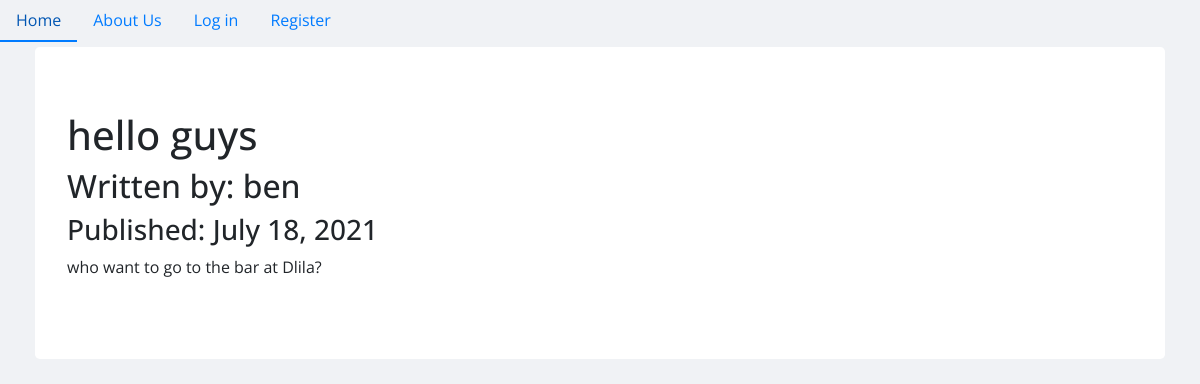
/7, run on the app's committed database.
### myblog/models.py (models this page shows, shortened)
class BlogPost(db.Model, UserMixin):
    users = db.relationship(User)
    id = db.Column(db.Integer, primary_key=True)
    user_id = db.Column(db.Integer, db.ForeignKey('users.id'), nullable=False)
    date = db.Column(db.DateTime, nullable=False, default=datetime.utcnow)
    title = db.Column(db.String(140), nullable=True)
    text = db.Column(db.Text, nullable=True)

class User(db.Model, UserMixin):
    __tablename__ = 'users'
    id = db.Column(db.Integer, primary_key=True)
    profile_image = db.Column(db.String(64), nullable=False, default='default_profile.JPG')
    email = db.Column(db.String(64), unique=True, index=True)
    username = db.Column(db.String(64), unique=True, index=True)
    password_hash = db.Column(db.String(128))
    posts = db.relationship('BlogPost', backref='author', lazy=True)

### myblog/users/views.py (the view)
@users.route("/<username>")
def user_posts(username):
    page = request.args.get('page', 1, type=int)
    user = User.query.filter_by(username=username).first_or_404()
    blog_posts = BlogPost.query.filter_by(author=user).order_by(BlogPost.date.desc()).paginate(page=page, per_page=5)
    return render_template('user_blog_posts.html', blog_posts=blog_posts, user=user)

### myblog/blog_posts/views.py (called while the page is built)
@blog_posts.route('/<int:blog_post_id>')
def blog_post(blog_post_id):
    blog_post = BlogPost.query.get_or_404(blog_post_id)
    return render_template('blog_post.html',title=blog_post.title,
                            date=blog_post.date,post=blog_post
    )

### myblog/templates/blog_post.html (shortened to what this page needs)
{% extends "base.html" %}
{% block content %}
<div id='blog_post' class="jumbotron">
  <h1>{{ post.title }}</h1>
  <h2>Written by: {{post.author.username}}</h2>
  <h3>Published: {{post.date.strftime('%B %d, %Y')}}</h3>
  <p>{{post.text}}</p>
</div>
{% endblock content %}

### myblog/static/style.css (style rules this page uses)
body { background-color: #f0f2f5; font-family: "Open Sans", sans-serif; }
#blog_post { background-color: white; }

### data on the page
BlogPost: title "hello guys", date "July 18, 2021", text "who want to go to the bar at Dlila?"
User: author.username "ben"
